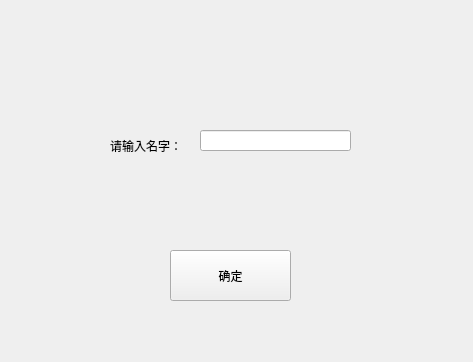
<?xml version="1.0" encoding="UTF-8"?>
<ui version="4.0">
 <class>Form</class>
 <widget class="QWidget" name="Form">
  <property name="geometry">
   <rect>
    <x>0</x>
    <y>0</y>
    <width>473</width>
    <height>362</height>
   </rect>
  </property>
  <property name="windowTitle">
   <string>提示</string>
  </property>
  <property name="windowIcon">
   <iconset>
    <normaloff>icon/警告.png</normaloff>icon/警告.png</iconset>
  </property>
  <widget class="QLabel" name="label">
   <property name="geometry">
    <rect>
     <x>150</x>
     <y>80</y>
     <width>261</width>
     <height>81</height>
    </rect>
   </property>
   <property name="text">
    <string/>
   </property>
  </widget>
  <widget class="QLabel" name="label_2">
   <property name="geometry">
    <rect>
     <x>110</x>
     <y>130</y>
     <width>81</width>
     <height>31</height>
    </rect>
   </property>
   <property name="text">
    <string>请输入名字：</string>
   </property>
  </widget>
  <widget class="QLineEdit" name="lineEdit">
   <property name="geometry">
    <rect>
     <x>200</x>
     <y>130</y>
     <width>151</width>
     <height>21</height>
    </rect>
   </property>
  </widget>
  <widget class="QPushButton" name="pushButton">
   <property name="geometry">
    <rect>
     <x>170</x>
     <y>250</y>
     <width>121</width>
     <height>51</height>
    </rect>
   </property>
   <property name="text">
    <string>确定</string>
   </property>
  </widget>
 </widget>
 <resources/>
 <connections/>
</ui>
